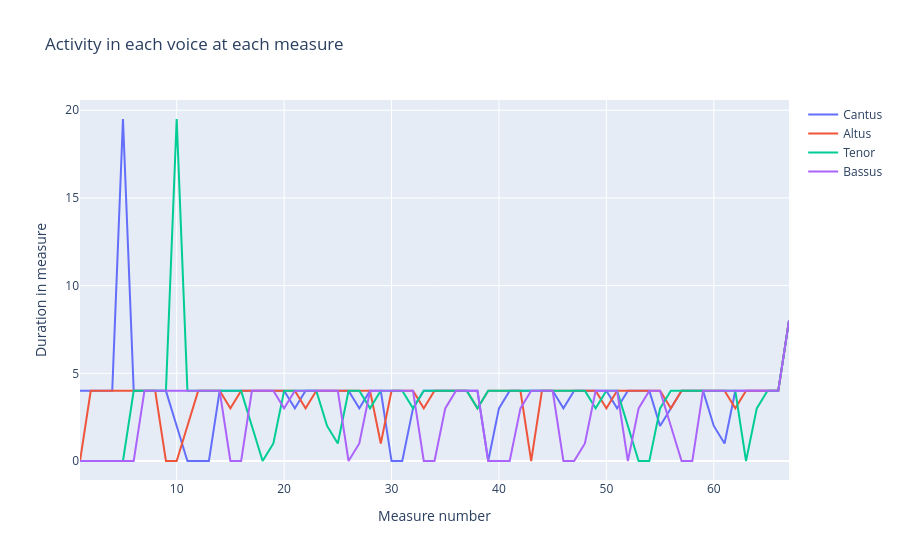
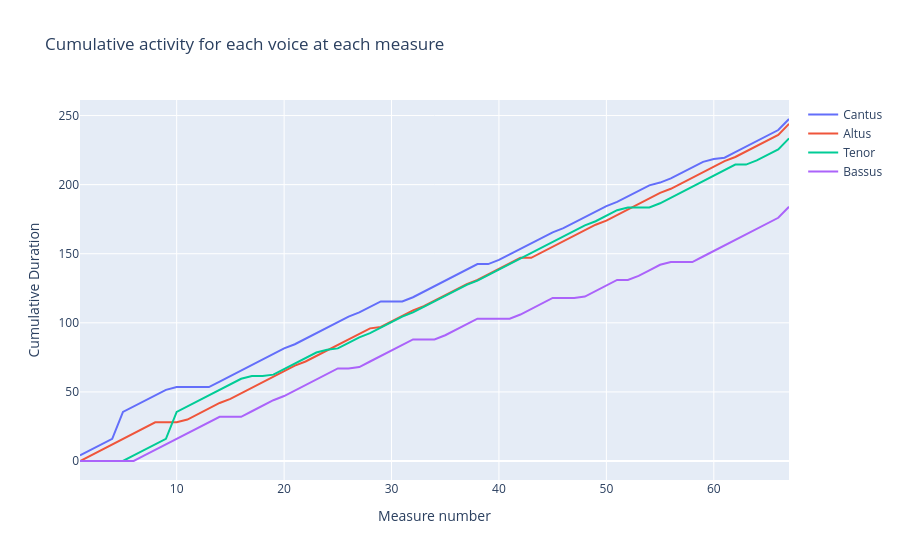

Notebook code cell kept with these figures, in order:
### Markdown cell above
### Plotting Durational Differences and Activity in Voices

#### A Student Experiment

### Code cell
# Credit to Keith Mburu (HC '23)
measures = soup.find_all("measure")

def calculate_durations():
    for measure in measures:
        voices = measure.find_all('staff')

        voices_notes = []
        for voice in voices:
            voices_notes.append(voice.find_all('note'))

        for voice_name, voice_notes in zip(voice_names, voices_notes):
            measure_dur = 0
            for note in voice_notes:
                base_dur = note_lengths[note.get('dur')]
                measure_dur += base_dur
                # account for dotted notes
                if note.get('dots'):
                    for i in range(int(note.get('dots'))):
                        base_dur *= 0.5
                        measure_dur += base_dur
            # measure-wise update
            durations[voice_name][0].append(measure_dur)
            # cumulative update
            if durations[voice_name][1]:
                durations[voice_name][1].append(durations[voice_name][1][-1] + measure_dur)
            else:
                durations[voice_name][1].append(measure_dur)
    return durations

note_lengths = {'4': 0.5, '2': 1, '1': 2, 'breve': 4, 'long': 8, '8' : 8}
voice_names = ['Cantus', 'Altus', 'Tenor', 'Bassus']
durations = {v: [[], []] for v in voice_names}

def measure_wise_plot(durations):
    fig = go.Figure()
    for voice_name in voice_names:
        fig.add_trace(go.Scatter(x=list(range(1, len(measures)+1)), 
                                 y=durations[voice_name][0], 
                                 mode='lines', 
                                 name=voice_name))
    fig.update_layout(title='Activity in each voice at each measure',
                      xaxis_title='Measure number',
                      yaxis_title='Duration in measure')
    fig.show()
    
def cumulative_plot(durations):
    fig = go.Figure()
    for voice_name in voice_names:
        fig.add_trace(go.Scatter(x=list(range(1, len(measures)+1)), 
                                 y=durations[voice_name][1], 
                                 mode='lines', 
                                 name=voice_name))
    fig.update_layout(title='Cumulative activity for each voice at each measure',
                      xaxis_title='Measure number',
                      yaxis_title='Cumulative Duration')
    fig.show()
    
    
durations = calculate_durations()
measure_wise_plot(durations)
cumulative_plot(durations)

### Figure 1 — Plotly figure (JSON) as saved in the notebook; plotly's stock layout.template omitted (floating-point values rounded to 4 significant figures)
{"data": [{"mode": "lines", "name": "Cantus", "type": "scatter", "x": [1, 2, 3, 4, 5, 6, 7, 8, 9, 10, 11, 12, 13, 14, 15, 16, 17, 18, 19, 20, 21, 22, 23, 24, 25, 26, 27, 28, 29, 30, 31, 32, 33, 34, 35, 36, 37, 38, 39, 40, 41, 42, 43, 44, 45, 46, 47, 48, 49, 50, 51, 52, 53, 54, 55, 56, 57, 58, 59, 60, 61, 62, 63, 64, 65, 66, 67], "y": [4, 4, 4, 4, 19.5, 4, 4, 4, 4, 2, 0, 0, 0, 4, 4, 4, 4, 4, 4, 4, 3, 4, 4, 4, 4, 4, 3, 4, 4, 0, 0, 3, 4, 4, 4, 4, 4, 4, 0, 3, 4, 4, 4, 4, 4, 3, 4, 4, 4, 4, 3, 4, 4, 4, 2, 3, 4, 4, 4, 2, 1, 4, 4, 4, 4, 4, 8]}, {"mode": "lines", "name": "Altus", "type": "scatter", "x": [1, 2, 3, 4, 5, 6, 7, 8, 9, 10, 11, 12, 13, 14, 15, 16, 17, 18, 19, 20, 21, 22, 23, 24, 25, 26, 27, 28, 29, 30, 31, 32, 33, 34, 35, 36, 37, 38, 39, 40, 41, 42, 43, 44, 45, 46, 47, 48, 49, 50, 51, 52, 53, 54, 55, 56, 57, 58, 59, 60, 61, 62, 63, 64, 65, 66, 67], "y": [0, 4, 4, 4, 4, 4, 4, 4, 0, 0, 2, 4, 4, 4, 3, 4, 4, 4, 4, 4, 4, 3, 4, 4, 4, 4, 4, 4, 1, 4, 4, 4, 3, 4, 4, 4, 4, 3, 4, 4, 4, 4, 0, 4, 4, 4, 4, 4, 4, 3, 4, 4, 4, 4, 4, 3, 4, 4, 4, 4, 4, 3, 4, 4, 4, 4, 8]}, {"mode": "lines", "name": "Tenor", "type": "scatter", "x": [1, 2, 3, 4, 5, 6, 7, 8, 9, 10, 11, 12, 13, 14, 15, 16, 17, 18, 19, 20, 21, 22, 23, 24, 25, 26, 27, 28, 29, 30, 31, 32, 33, 34, 35, 36, 37, 38, 39, 40, 41, 42, 43, 44, 45, 46, 47, 48, 49, 50, 51, 52, 53, 54, 55, 56, 57, 58, 59, 60, 61, 62, 63, 64, 65, 66, 67], "y": [0, 0, 0, 0, 0, 4, 4, 4, 4, 19.5, 4, 4, 4, 4, 4, 4, 2, 0, 1, 4, 4, 4, 4, 2, 1, 4, 4, 3, 4, 4, 4, 3, 4, 4, 4, 4, 4, 3, 4, 4, 4, 4, 4, 4, 4, 4, 4, 4, 3, 4, 4, 2, 0, 0, 3, 4, 4, 4, 4, 4, 4, 4, 0, 3, 4, 4, 8]}, {"mode": "lines", "name": "Bassus", "type": "scatter", "x": [1, 2, 3, 4, 5, 6, 7, 8, 9, 10, 11, 12, 13, 14, 15, 16, 17, 18, 19, 20, 21, 22, 23, 24, 25, 26, 27, 28, 29, 30, 31, 32, 33, 34, 35, 36, 37, 38, 39, 40, 41, 42, 43, 44, 45, 46, 47, 48, 49, 50, 51, 52, 53, 54, 55, 56, 57, 58, 59, 60, 61, 62, 63, 64, 65, 66, 67], "y": [0, 0, 0, 0, 0, 0, 4, 4, 4, 4, 4, 4, 4, 4, 0, 0, 4, 4, 4, 3, 4, 4, 4, 4, 4, 0, 1, 4, 4, 4, 4, 4, 0, 0, 3, 4, 4, 4, 0, 0, 0, 3, 4, 4, 4, 0, 0, 1, 4, 4, 4, 0, 3, 4, 4, 2, 0, 0, 4, 4, 4, 4, 4, 4, 4, 4, 8]}], "layout": {"title": {"text": "Activity in each voice at each measure"}, "xaxis": {"title": {"text": "Measure number"}}, "yaxis": {"title": {"text": "Duration in measure"}}}}

### Figure 2 — Plotly figure (JSON) as saved in the notebook; plotly's stock layout.template omitted (floating-point values rounded to 4 significant figures)
{"data": [{"mode": "lines", "name": "Cantus", "type": "scatter", "x": [1, 2, 3, 4, 5, 6, 7, 8, 9, 10, 11, 12, 13, 14, 15, 16, 17, 18, 19, 20, 21, 22, 23, 24, 25, 26, 27, 28, 29, 30, 31, 32, 33, 34, 35, 36, 37, 38, 39, 40, 41, 42, 43, 44, 45, 46, 47, 48, 49, 50, 51, 52, 53, 54, 55, 56, 57, 58, 59, 60, 61, 62, 63, 64, 65, 66, 67], "y": [4, 8, 12, 16, 35.5, 39.5, 43.5, 47.5, 51.5, 53.5, 53.5, 53.5, 53.5, 57.5, 61.5, 65.5, 69.5, 73.5, 77.5, 81.5, 84.5, 88.5, 92.5, 96.5, 100.5, 104.5, 107.5, 111.5, 115.5, 115.5, 115.5, 118.5, 122.5, 126.5, 130.5, 134.5, 138.5, 142.5, 142.5, 145.5, 149.5, 153.5, 157.5, 161.5, 165.5, 168.5, 172.5, 176.5, 180.5, 184.5, 187.5, 191.5, 195.5, 199.5, 201.5, 204.5, 208.5, 212.5, 216.5, 218.5, 219.5, 223.5, 227.5, 231.5, 235.5, 239.5, 247.5]}, {"mode": "lines", "name": "Altus", "type": "scatter", "x": [1, 2, 3, 4, 5, 6, 7, 8, 9, 10, 11, 12, 13, 14, 15, 16, 17, 18, 19, 20, 21, 22, 23, 24, 25, 26, 27, 28, 29, 30, 31, 32, 33, 34, 35, 36, 37, 38, 39, 40, 41, 42, 43, 44, 45, 46, 47, 48, 49, 50, 51, 52, 53, 54, 55, 56, 57, 58, 59, 60, 61, 62, 63, 64, 65, 66, 67], "y": [0, 4, 8, 12, 16, 20, 24, 28, 28, 28, 30, 34, 38, 42, 45, 49, 53, 57, 61, 65, 69, 72, 76, 80, 84, 88, 92, 96, 97, 101, 105, 109, 112, 116, 120, 124, 128, 131, 135, 139, 143, 147, 147, 151, 155, 159, 163, 167, 171, 174, 178, 182, 186, 190, 194, 197, 201, 205, 209, 213, 217, 220, 224, 228, 232, 236, 244]}, {"mode": "lines", "name": "Tenor", "type": "scatter", "x": [1, 2, 3, 4, 5, 6, 7, 8, 9, 10, 11, 12, 13, 14, 15, 16, 17, 18, 19, 20, 21, 22, 23, 24, 25, 26, 27, 28, 29, 30, 31, 32, 33, 34, 35, 36, 37, 38, 39, 40, 41, 42, 43, 44, 45, 46, 47, 48, 49, 50, 51, 52, 53, 54, 55, 56, 57, 58, 59, 60, 61, 62, 63, 64, 65, 66, 67], "y": [0, 0, 0, 0, 0, 4, 8, 12, 16, 35.5, 39.5, 43.5, 47.5, 51.5, 55.5, 59.5, 61.5, 61.5, 62.5, 66.5, 70.5, 74.5, 78.5, 80.5, 81.5, 85.5, 89.5, 92.5, 96.5, 100.5, 104.5, 107.5, 111.5, 115.5, 119.5, 123.5, 127.5, 130.5, 134.5, 138.5, 142.5, 146.5, 150.5, 154.5, 158.5, 162.5, 166.5, 170.5, 173.5, 177.5, 181.5, 183.5, 183.5, 183.5, 186.5, 190.5, 194.5, 198.5, 202.5, 206.5, 210.5, 214.5, 214.5, 217.5, 221.5, 225.5, 233.5]}, {"mode": "lines", "name": "Bassus", "type": "scatter", "x": [1, 2, 3, 4, 5, 6, 7, 8, 9, 10, 11, 12, 13, 14, 15, 16, 17, 18, 19, 20, 21, 22, 23, 24, 25, 26, 27, 28, 29, 30, 31, 32, 33, 34, 35, 36, 37, 38, 39, 40, 41, 42, 43, 44, 45, 46, 47, 48, 49, 50, 51, 52, 53, 54, 55, 56, 57, 58, 59, 60, 61, 62, 63, 64, 65, 66, 67], "y": [0, 0, 0, 0, 0, 0, 4, 8, 12, 16, 20, 24, 28, 32, 32, 32, 36, 40, 44, 47, 51, 55, 59, 63, 67, 67, 68, 72, 76, 80, 84, 88, 88, 88, 91, 95, 99, 103, 103, 103, 103, 106, 110, 114, 118, 118, 118, 119, 123, 127, 131, 131, 134, 138, 142, 144, 144, 144, 148, 152, 156, 160, 164, 168, 172, 176, 184]}], "layout": {"title": {"text": "Cumulative activity for each voice at each measure"}, "xaxis": {"title": {"text": "Measure number"}}, "yaxis": {"title": {"text": "Cumulative Duration"}}}}
